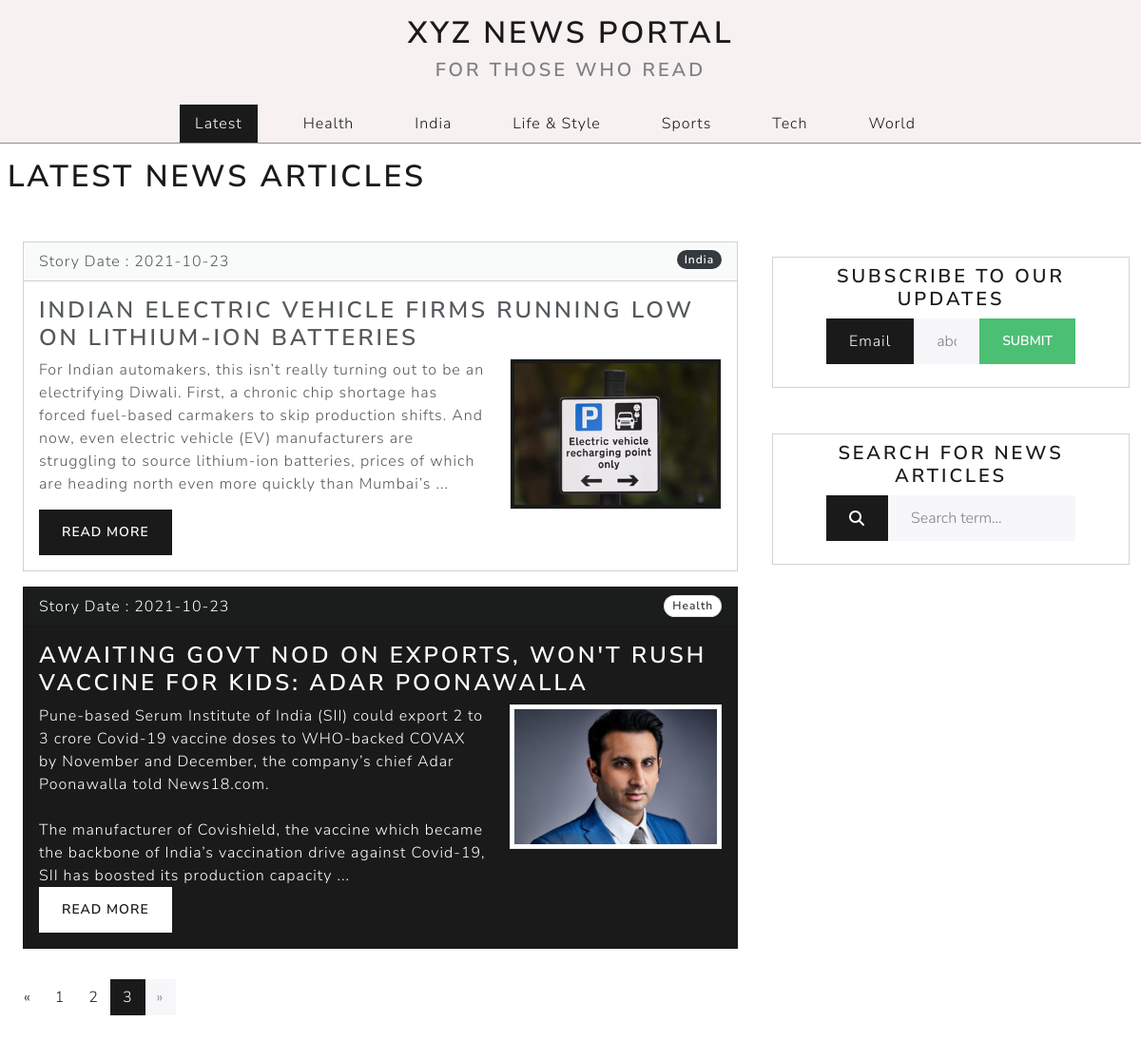
/?page=3, run on the app's committed database.
### tables this page shows
CREATE TABLE `article` (
  `article_id` int(11) NOT NULL,
  `article_title_img` text NOT NULL,
  `article_title` text NOT NULL,
  `article_category` text NOT NULL,
  `article_desc` text NOT NULL,
  `article_visit` int(11) NOT NULL DEFAULT 0,
  `admin_id` int(11) NOT NULL,
  `article_img1` text DEFAULT '',
  `article_img2` text DEFAULT '',
  `article_img3` text DEFAULT '',
  `article_status` int(11) NOT NULL DEFAULT 1,
  `article_date` date NOT NULL DEFAULT current_timestamp()
);

### index.php (the view, shortened to what this page needs)
<?php
    require('./config/db.php');
    if (!isset ($_GET['page']) ) {
        $page = 1;
    } else {
        $page = $_GET['page'];
    }
    $posts_per_page = 8;
    $page_first_result = ($page-1) * $posts_per_page;
    $query_allPosts = 'select count(*) from article where article_status = 1';
    $query_paginatedPosts = 'select * from article where article_status = 1 order by article_id desc limit '.$page_first_result.','.$posts_per_page;
    $query_allCategories = "select distinct article_category from article order by article_category";
    $results_all = mysqli_query($conn,$query_allPosts);
    $results_paginated = mysqli_query($conn,$query_paginatedPosts);
    $results_allCategories = mysqli_query($conn,$query_allCategories);
    $num_posts = mysqli_fetch_assoc($results_all);
    $num_pages = ceil($num_posts["count(*)"] / $posts_per_page);
    $posts = mysqli_fetch_all($results_paginated,MYSQLI_ASSOC);
    $allCategories = mysqli_fetch_all($results_allCategories,MYSQLI_ASSOC);
?>
<!DOCTYPE html>
<html lang="en">
<head>
    <link rel="stylesheet" href="css/main.css">
    <link rel="stylesheet" href="https://bootswatch.com/5/lux/bootstrap.css">
</head>
<body>
    <div class="header">
        <div class="container-fluid">
            <a href="index.php" id="banner">
                <div class="text-center py-3">
                    <h1>XYZ News Portal</h1>
                    <h4 class="text-muted">For those who read</h4>
                </div>
            </a>
            <div class="container-md">
                <ul class="nav nav-pills justify-content-center">
                    <li class="nav-item">
                    <a class="nav-link active" href="index.php">Latest</a>
                    </li>
                    <?php foreach($allCategories as $cat): ?>
                        <li class="nav-item">
                        <a class="nav-link" href="categorizedPosts.php?category=<?php echo str_replace(" & ","_",$cat['article_category']); ?>"><?php echo $cat['article_category']; ?></a>
                        </li>
                    <?php endforeach; ?>
                </ul>
            </div>
        </div>
    </div>
    <div class="main-content container-lg-12 mx-0">
        <h1 class="mx-2 pt-3">Latest News articles</h1>
        <div class="container-lg-12 main-container mx-0">
            <div class="row mx-0 my-3">
                <div class="col-lg-8 my-2">
                    <div class="row my-3 mx-auto">
                        <?php $N = 0;?>
                        <?php foreach($posts as $post) : ?>
                        <?php $N++; ?>
                        <?php if($N % 2 == 0) : ?>
                        <div class="col-lg-12 my-2">
                            <div class="card text-white bg-primary">
                                    <div class="card-header">
                                        Story Date : <?php echo $post['article_date'];?>
                                        <span class="badge rounded-pill bg-light" style="float:right;"><?php echo $post['article_category'];?></span>
                                    </div>
                                    <div class="card-body">
                                        <h3 class="card-title"><?php echo $post['article_title']; ?></h3>
                                        <div class="row">
                                            <?php
                                                $words = explode(" ",$post['article_desc']);
                                            ?>
                                            <div class="col-lg-8 mr-1"><p class="card-text"><?php
                                            for($i=0;$i<50;$i++){
                                                echo $words[$i].' ';
                                            }
                                            echo '...';
                                            ?>
                                            </p></div>
                                            <div class="col-lg-4 ml-1"><div id="card-thumb"><img class="img-thumbnail" src="admin/assets/upload/article/<?php echo $post['article_title_img']?>" alt=""></div></div>
                                        </div>
                                        <div class="btn btn-secondary"><a style="text-decoration:none;" href="post.php?id=<?php echo $post['article_id']; ?>">Read More</a></div>
                                    </div>
                            </div>
                        </div>
                        <?php endif; ?>
                        <?php if($N % 2) : ?>
                        <div class="col-lg-12 my-2">
                            <div class="card bg-secondary">
                                    <div class="card-header">
                                    Story Date : <?php echo $post['article_date'];?>
                                        <span class="badge rounded-pill bg-dark" style="float:right;"><?php echo $post['article_category'];?></span>
                                    </div>
                                    <div class="card-body">
                                        <h3 class="card-title"><?php echo $post['article_title']; ?></h3>
                                        <div class="row">
                                            <?php
                                                $words = explode(" ",$post['article_desc']);
                                            ?>
                                            <div class="col-lg-8 mr-1"><p class="card-text"><?php
                                            for($i=0;$i<50;$i++){
                                                echo $words[$i].' ';
                                            }
                                            echo '...';
                                            ?></p></div>
                                            <div class="col-lg-4 ml-1"><div id="card-thumb"><img class="img-thumbnail bg-primary" src="admin/assets/upload/article/<?php echo $post['article_title_img']?>" alt=""></div></div>
                                        </div>
                                        <div class="btn btn-primary"><a style="text-decoration:none; color:white;" href="post.php?id=<?php echo $post['article_id']; ?>">Read More</a></div>
                                    </div>
                            </div>
                        </div>
                        <?php endif; ?>
                        <?php endforeach; ?>
                    </div>
                </div>
                <div class="col-sm-4 mx-auto">
                    <div class=" border border-secondary p-2 my-5">
                        <h4 class="text-center">Subscribe to our updates</h4>
                        <form action="<?php $_SERVER['PHP_SELF'];?>" class="form-group mx-5" method="post">
                            <div class="input-group mb-3">
                            <span class="bg-primary text-white input-group-text">Email</i></span>
                            <input type="text" class="form-control" aria-label="email" name='email' placeholder="abc@example.com">
                            <button type="submit" class="btn btn-success" name="submit">Submit</button>
                            </div>
                        </form>
                    </div>
                    <div class=" border border-secondary search-box p-2 my-5">
                        <h4 class="text-center">Search for news articles</h4>
                        <form class="form-group mx-5" method="post">
                            <div class="input-group mb-3">
                            <span class="bg-primary text-white input-group-text"><i class="fas fa-search"></i></span>
                            <input type="text" class="form-control" aria-label="Search box" name='search' placeholder="Search term...">
                            </div>
                        </form>
                    </div>
                </div>
                <div>
                    <ul class="pagination">
                        <?php
                        $prev = $page - 1;
                            if($page == 1)
                                echo '<li class="page-item disabled"><a class="page-link" href="?page='.$prev.'">&laquo;</a></li>';
                            else
                                echo '<li class="page-item"><a class="page-link" href="?page='.$prev.'">&laquo;</a></li>';
                            for($i=1;$i<=$num_pages;$i++){
                                if($i == $page){
                                    echo '<li class="page-item active"><a class="page-link" href="?page='.$i.'">'.$i.'</a></li>';
                                }
                                else{
                                    echo '<li class="page-item"><a class="page-link" href="?page='.$i.'">'.$i.'</a></li>';
                                }
                            }
                            $next = $page + 1;
                            if($page == $num_pages)
                                echo '<li class="page-item disabled"><a class="page-link" href="?page='.$next.'">&raquo;</a></li>';
                            else
                                echo '<li class="page-item"><a class="page-link" href="?page='.$next.'">&raquo;</a></li>';
                        ?>
                    </ul>
                </div>
            </div>
        </div>
    </div>
</body>
</html>

### css/main.css (style rules this page uses)
body { background-color: #eee; }
.header { background-color: rgba(247, 241, 241, 0.986); border-bottom: 1px solid rgba(0, 0, 0, 0.425); }
.search-box { position: -webkit-sticky; position: sticky; top: 10px; }
#banner { text-decoration: none; }

### data on the page
article: article_date "2021-10-23", article_category "India", article_title "INDIAN ELECTRIC VEHICLE FIRMS RUNNING LOW ON LITHIUM-ION BATTERIES", i "For", i "Indian", i "automakers,", i "this", i "isn’t", i "really", i "turning", i "out", i "to", i "be", i "an", i "electrifying", i "Diwali.", i "First,", i "a", i "chronic", i "chip", i "shortage", i "has", i "forced", i "fuel-based", i "carmakers", i "skip", i "production", i "shifts.", i "And", i "now,", i "even", i "electric", i "vehicle", i "(EV)", i "manufacturers", i "are", i "struggling", i "source", i "lithium-ion", i "batteries,", i "prices", i "of", i "which", i "heading", i "north", i "more", i "quickly", i "than", i "Mumbai’s", article_title_img (picture)
article: article_date "2021-10-23", article_category "Health", article_title "AWAITING GOVT NOD ON EXPORTS, WON'T RUSH VACCINE FOR KIDS: ADAR POONAWALLA", i "Pune-based", i "Serum", i "Institute", i "of", i "India", i "(SII)", i "could", i "export", i "2", i "to", i "3", i "crore", i "Covid-19", i "vaccine", i "doses", i "WHO-backed", i "COVAX", i "by", i "November", i "and", i "December,", i "the", i "company’s", i "chief", i "Adar", i "Poonawalla", i "told", i "News18.com. The", i "manufacturer", i "Covishield,", i "which", i "became", i "backbone", i "India’s", i "vaccination", i "drive", i "against", i "Covid-19,", i "SII", i "has", i "boosted", i "its", i "production", i "capacity", article_title_img (picture)

### other printed values
$cat['article_category'] "Health"
$cat['article_category'] "India"
$cat['article_category'] "Life & Style"
$cat['article_category'] "Sports"
$cat['article_category'] "Tech"
$cat['article_category'] "World"
